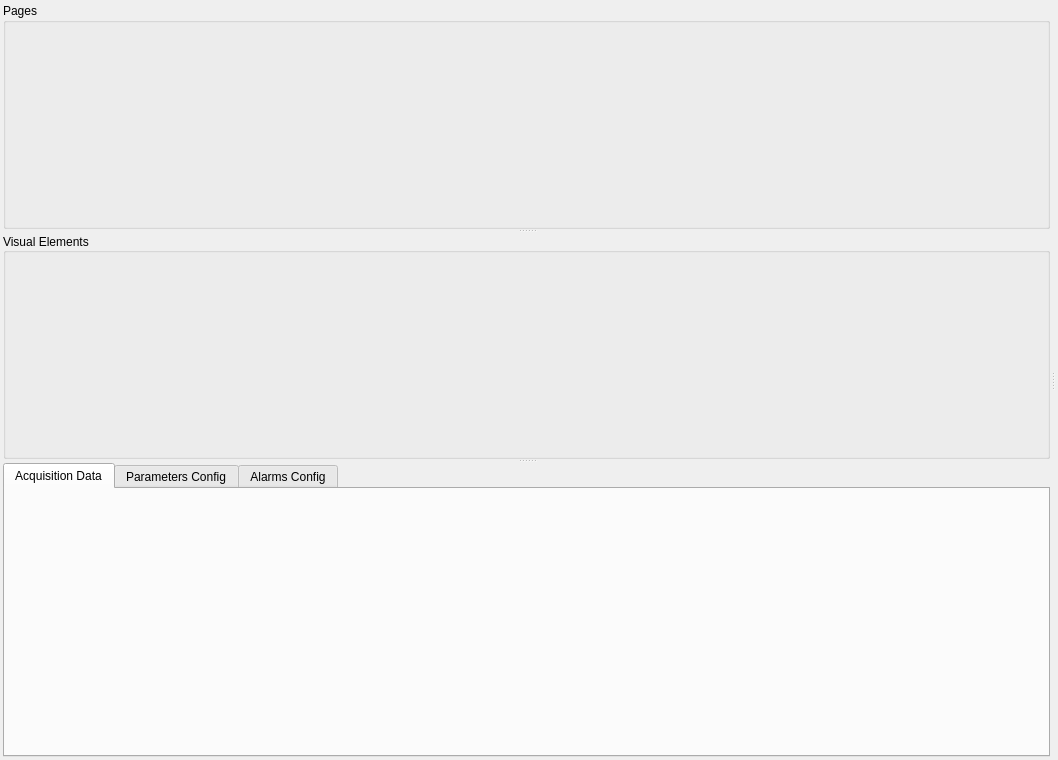
<?xml version="1.0" encoding="UTF-8"?>
<ui version="4.0">
 <class>DashboardWidget</class>
 <widget class="QWidget" name="DashboardWidget">
  <property name="geometry">
   <rect>
    <x>0</x>
    <y>0</y>
    <width>1058</width>
    <height>760</height>
   </rect>
  </property>
  <property name="acceptDrops">
   <bool>false</bool>
  </property>
  <property name="windowTitle">
   <string>Form</string>
  </property>
  <layout class="QVBoxLayout" name="verticalLayout_7">
   <property name="spacing">
    <number>3</number>
   </property>
   <property name="leftMargin">
    <number>3</number>
   </property>
   <property name="topMargin">
    <number>3</number>
   </property>
   <property name="rightMargin">
    <number>3</number>
   </property>
   <property name="bottomMargin">
    <number>3</number>
   </property>
   <item>
    <widget class="QSplitter" name="hsplitter">
     <property name="orientation">
      <enum>Qt::Horizontal</enum>
     </property>
     <property name="handleWidth">
      <number>5</number>
     </property>
     <property name="childrenCollapsible">
      <bool>false</bool>
     </property>
     <widget class="QWidget" name="editionWidget" native="true">
      <layout class="QVBoxLayout" name="verticalLayout_6">
       <property name="leftMargin">
        <number>0</number>
       </property>
       <property name="topMargin">
        <number>0</number>
       </property>
       <property name="rightMargin">
        <number>0</number>
       </property>
       <property name="bottomMargin">
        <number>0</number>
       </property>
       <item>
        <widget class="QSplitter" name="vsplitter">
         <property name="orientation">
          <enum>Qt::Vertical</enum>
         </property>
         <property name="childrenCollapsible">
          <bool>false</bool>
         </property>
         <widget class="QGroupBox" name="groupBox_3">
          <property name="title">
           <string>Pages</string>
          </property>
          <layout class="QVBoxLayout" name="verticalLayout_4">
           <property name="leftMargin">
            <number>0</number>
           </property>
           <property name="topMargin">
            <number>0</number>
           </property>
           <property name="rightMargin">
            <number>0</number>
           </property>
           <property name="bottomMargin">
            <number>0</number>
           </property>
           <item>
            <widget class="PagePickerWidget" name="pagePicker" native="true"/>
           </item>
          </layout>
         </widget>
         <widget class="QGroupBox" name="groupBox">
          <property name="title">
           <string>Visual Elements</string>
          </property>
          <property name="alignment">
           <set>Qt::AlignLeading|Qt::AlignLeft|Qt::AlignVCenter</set>
          </property>
          <property name="flat">
           <bool>true</bool>
          </property>
          <layout class="QVBoxLayout" name="verticalLayout">
           <property name="leftMargin">
            <number>0</number>
           </property>
           <property name="topMargin">
            <number>0</number>
           </property>
           <property name="rightMargin">
            <number>0</number>
           </property>
           <property name="bottomMargin">
            <number>0</number>
           </property>
           <item>
            <widget class="ElementPickerWidget" name="visuElementPicker" native="true"/>
           </item>
          </layout>
         </widget>
         <widget class="QTabWidget" name="tabWidget">
          <property name="minimumSize">
           <size>
            <width>350</width>
            <height>0</height>
           </size>
          </property>
          <property name="tabPosition">
           <enum>QTabWidget::North</enum>
          </property>
          <property name="tabShape">
           <enum>QTabWidget::Rounded</enum>
          </property>
          <property name="currentIndex">
           <number>0</number>
          </property>
          <property name="documentMode">
           <bool>false</bool>
          </property>
          <property name="tabBarAutoHide">
           <bool>false</bool>
          </property>
          <widget class="QWidget" name="tab">
           <attribute name="title">
            <string>Acquisition Data</string>
           </attribute>
           <layout class="QVBoxLayout" name="verticalLayout_3">
            <property name="leftMargin">
             <number>0</number>
            </property>
            <property name="topMargin">
             <number>0</number>
            </property>
            <property name="rightMargin">
             <number>0</number>
            </property>
            <property name="bottomMargin">
             <number>0</number>
            </property>
            <item>
             <widget class="ParameterPickerWidget" name="parameterPicker" native="true"/>
            </item>
           </layout>
          </widget>
          <widget class="QWidget" name="tab_2">
           <attribute name="title">
            <string>Parameters Config</string>
           </attribute>
           <layout class="QVBoxLayout" name="verticalLayout_2">
            <property name="leftMargin">
             <number>0</number>
            </property>
            <property name="topMargin">
             <number>0</number>
            </property>
            <property name="rightMargin">
             <number>0</number>
            </property>
            <property name="bottomMargin">
             <number>0</number>
            </property>
            <item>
             <widget class="PropertiesPickerWidget" name="propertiesPicker" native="true"/>
            </item>
           </layout>
          </widget>
          <widget class="QWidget" name="tab_3">
           <attribute name="title">
            <string>Alarms Config</string>
           </attribute>
           <layout class="QVBoxLayout" name="verticalLayout_8">
            <property name="leftMargin">
             <number>0</number>
            </property>
            <property name="topMargin">
             <number>0</number>
            </property>
            <property name="rightMargin">
             <number>0</number>
            </property>
            <property name="bottomMargin">
             <number>0</number>
            </property>
            <item>
             <widget class="AlarmsPickerWidget" name="alarmsPicker" native="true"/>
            </item>
           </layout>
          </widget>
         </widget>
        </widget>
       </item>
      </layout>
     </widget>
     <widget class="QWidget" name="layoutWidget">
      <layout class="QVBoxLayout" name="verticalLayout_5" stretch="0,1">
       <property name="spacing">
        <number>0</number>
       </property>
       <item>
        <widget class="DashboardToolbar" name="liveToolbar" native="true"/>
       </item>
       <item>
        <widget class="QTBoard" name="dashboard" native="true">
         <property name="sizePolicy">
          <sizepolicy hsizetype="Expanding" vsizetype="Preferred">
           <horstretch>0</horstretch>
           <verstretch>0</verstretch>
          </sizepolicy>
         </property>
        </widget>
       </item>
      </layout>
     </widget>
    </widget>
   </item>
  </layout>
 </widget>
 <customwidgets>
  <customwidget>
   <class>QTBoard</class>
   <extends>QWidget</extends>
   <header>dashboard/dashboard.h</header>
   <container>1</container>
  </customwidget>
  <customwidget>
   <class>ParameterPickerWidget</class>
   <extends>QWidget</extends>
   <header>ui/parameterpickerwidget.h</header>
   <container>1</container>
  </customwidget>
  <customwidget>
   <class>PagePickerWidget</class>
   <extends>QWidget</extends>
   <header>ui/pagepickerwidget.h</header>
   <container>1</container>
  </customwidget>
  <customwidget>
   <class>ElementPickerWidget</class>
   <extends>QWidget</extends>
   <header>ui/elementpickerwidget.h</header>
   <container>1</container>
  </customwidget>
  <customwidget>
   <class>PropertiesPickerWidget</class>
   <extends>QWidget</extends>
   <header>ui/propertiespickerwidget.h</header>
   <container>1</container>
  </customwidget>
  <customwidget>
   <class>DashboardToolbar</class>
   <extends>QWidget</extends>
   <header location="global">ui/dashboard_toolbar.h</header>
   <container>1</container>
  </customwidget>
  <customwidget>
   <class>AlarmsPickerWidget</class>
   <extends>QWidget</extends>
   <header>ui/alarmspickerwidget.h</header>
   <container>1</container>
  </customwidget>
 </customwidgets>
 <resources/>
 <connections/>
</ui>
